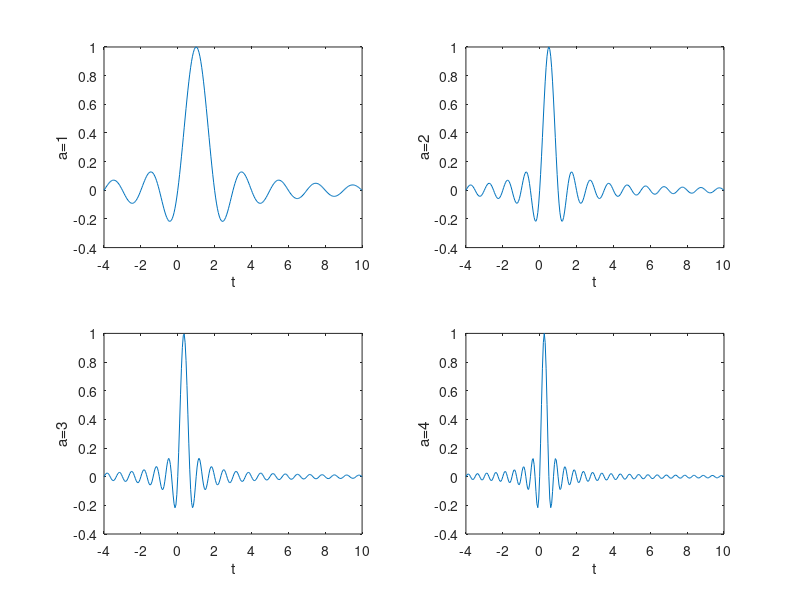

Here is the MATLAB script that generated this plot:
%习题一第二题
clear;t0=-4;tfi=10;dt=0.05;
t=[t0:dt:tfi];
a1=1;T0=1;
a2=2;
a3=3;
a4=4;
y1=sinc(a1.*t-T0);
y2=sinc(a2.*t-T0);
y3=sinc(a3.*t-T0);
y4=sinc(a4.*t-T0);
subplot(2,2,1);
plot(t,y1);xlabel('t');ylabel('a=1');
subplot(2,2,2);
plot(t,y2);xlabel('t');ylabel('a=2');
subplot(2,2,3);
plot(t,y3);xlabel('t');ylabel('a=3');
subplot(2,2,4);
plot(t,y4);xlabel('t');ylabel('a=4');